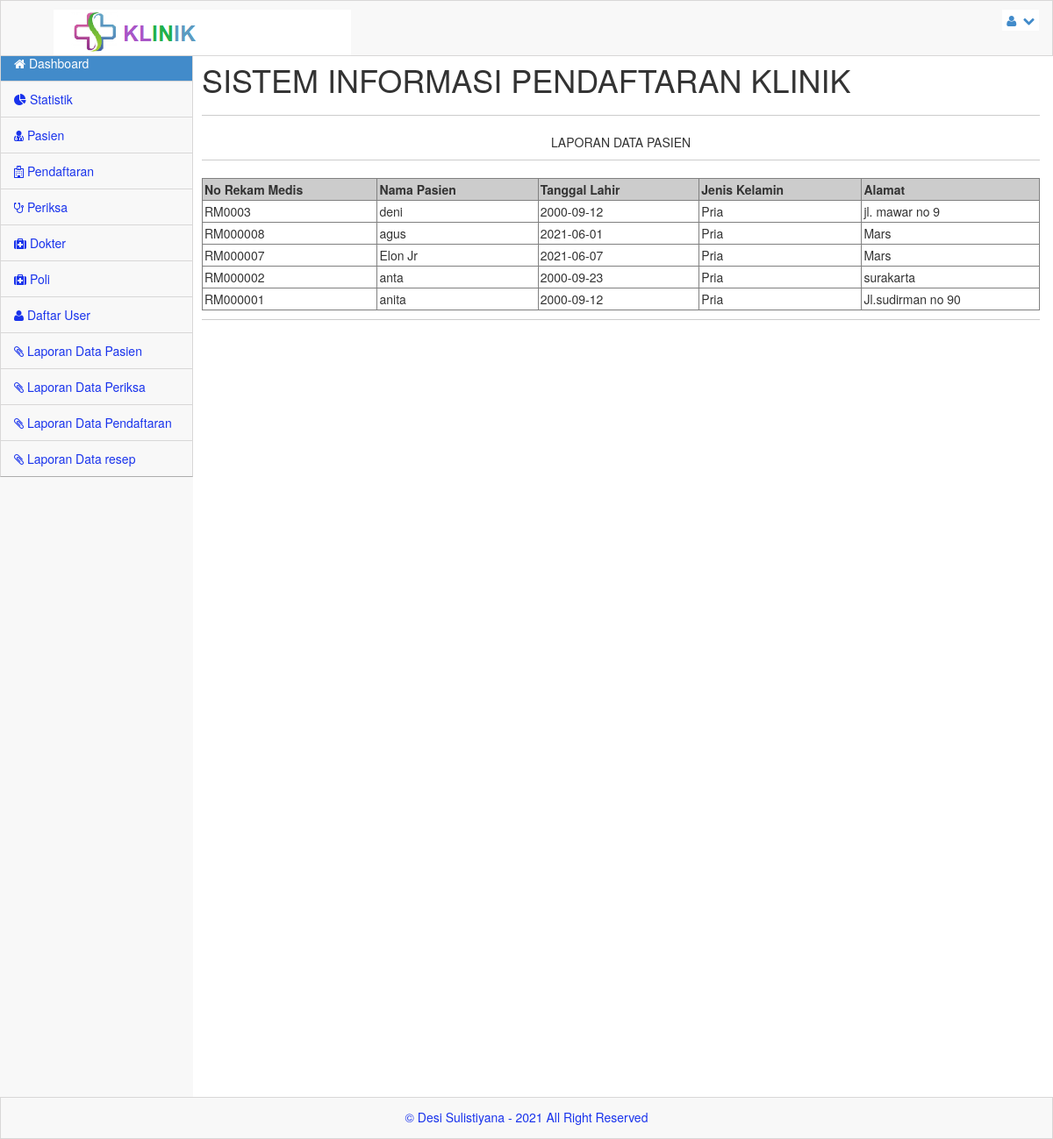
Screenshot of /admin/index.php?menu=laporanpasien (signed in) with the database file from the repository.
### tables this page shows
CREATE TABLE `pasien` (
  `no_rm` varchar(11) NOT NULL,
  `nm_pasien` varchar(300) NOT NULL,
  `j_kel` varchar(100) NOT NULL,
  `agama` varchar(100) NOT NULL,
  `alamat` varchar(300) NOT NULL,
  `tgl_lhr` date NOT NULL,
  `ktp` varchar(16) NOT NULL,
  `no_tlp` varchar(12) NOT NULL,
  `nm_kel` varchar(20) NOT NULL,
  `hub_kel` varchar(100) NOT NULL
);

### admin/laporanpasien.php (the view, shortened to what this page needs)
<html>
<body onLoad="window.print();">
	<?php
	$row = 20;
	$hal = isset($_GET['hal']) ? $_GET['hal'] : 0;
	?>
	<p align="center" size="25px">LAPORAN DATA PASIEN</p>
	<hr>
	<table width="100%" cellspacing="0" cellpadding="2" border="1px" class="style1">
		<tr>
			<th width="6%" align="center" bgcolor="#CCCCCC">No Rekam Medis</th>
			<th width="6%" align="center" bgcolor="#CCCCCC">Nama Pasien</th>
			<th width="6%" align="center" bgcolor="#CCCCCC">Tanggal Lahir</th>
			<th width="6%" align="center" bgcolor="#CCCCCC">Jenis Kelamin</th>
			<th width="6%" align="center" bgcolor="#CCCCCC">Alamat</th>
		</tr>
		<?php
		$pasienSql = "SELECT * FROM pasien ORDER BY no_rm DESC LIMIT $hal, $row";
		$pasienQry = mysqli_query($server,$pasienSql)  or die("Query pasien salah : " . mysqli_error());
		while ($pasien = mysqli_fetch_array($pasienQry)) {
		?>
			<tbody>
				<tr>
					<td><?php echo $pasien['no_rm']; ?></td>
					<td><?php echo $pasien['nm_pasien']; ?></td>
					<td><?php echo $pasien['tgl_lhr']; ?></td>
					<td><?php echo $pasien['j_kel']; ?></td>
					<td><?php echo $pasien['alamat']; ?></td>
				</tr>
			</tbody>
		<?php } ?>
	</table>
</body>
</html>

### css/main.css (style rules this page uses)
@media (min-width: 768px) { html, body { height: 100%; } }
body.padTop53 { padding-top: 75px; overflow: visible; }
@media (min-width: 802px) { body.padTop53 { padding-top: 51px; } }
.inner hr { margin-top: 10px; border-top-color: #ccc; }

### css/MoneAdmin.css (style rules this page uses)
body { background-color: #f8f8f8; }

### rows the page displays
pasien: no_rm "RM0003", nm_pasien "deni", tgl_lhr "2000-09-12", j_kel "Pria", alamat "jl. mawar no 9"
pasien: no_rm "RM000008", nm_pasien "agus", tgl_lhr "2021-06-01", j_kel "Pria", alamat "Mars"
pasien: no_rm "RM000007", nm_pasien "Elon Jr", tgl_lhr "2021-06-07", j_kel "Pria", alamat "Mars"
pasien: no_rm "RM000002", nm_pasien "anta", tgl_lhr "2000-09-23", j_kel "Pria", alamat "surakarta"
pasien: no_rm "RM000001", nm_pasien "anita", tgl_lhr "2000-09-12", j_kel "Pria", alamat "Jl.sudirman no 90"
